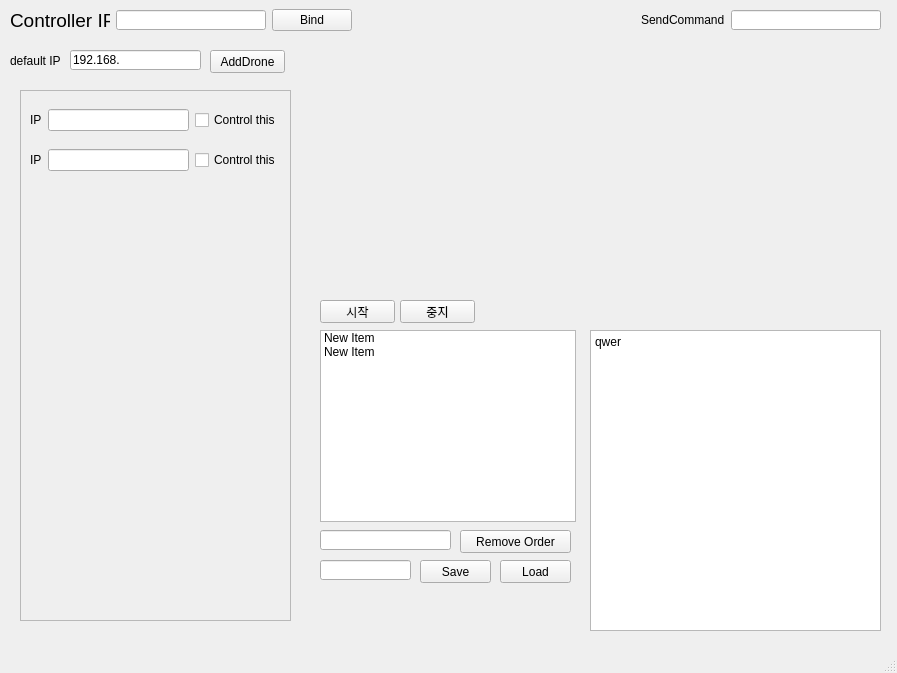
<?xml version="1.0" encoding="UTF-8"?>
<ui version="4.0">
 <class>MainWindow</class>
 <widget class="QMainWindow" name="MainWindow">
  <property name="geometry">
   <rect>
    <x>0</x>
    <y>0</y>
    <width>897</width>
    <height>673</height>
   </rect>
  </property>
  <property name="windowTitle">
   <string>MainWindow</string>
  </property>
  <widget class="QWidget" name="centralwidget">
   <widget class="QPushButton" name="Qt_AddDrone">
    <property name="geometry">
     <rect>
      <x>210</x>
      <y>50</y>
      <width>75</width>
      <height>23</height>
     </rect>
    </property>
    <property name="text">
     <string>AddDrone</string>
    </property>
   </widget>
   <widget class="QWidget" name="verticalLayoutWidget">
    <property name="geometry">
     <rect>
      <x>10</x>
      <y>80</y>
      <width>291</width>
      <height>551</height>
     </rect>
    </property>
    <layout class="QVBoxLayout" name="verticalLayout">
     <property name="sizeConstraint">
      <enum>QLayout::SetMaximumSize</enum>
     </property>
     <property name="leftMargin">
      <number>10</number>
     </property>
     <property name="topMargin">
      <number>10</number>
     </property>
     <property name="rightMargin">
      <number>10</number>
     </property>
     <property name="bottomMargin">
      <number>10</number>
     </property>
     <item>
      <widget class="QScrollArea" name="scrollArea">
       <property name="sizePolicy">
        <sizepolicy hsizetype="Expanding" vsizetype="Preferred">
         <horstretch>0</horstretch>
         <verstretch>0</verstretch>
        </sizepolicy>
       </property>
       <property name="widgetResizable">
        <bool>true</bool>
       </property>
       <widget class="QWidget" name="Qt_ControlDroneList">
        <property name="geometry">
         <rect>
          <x>0</x>
          <y>0</y>
          <width>269</width>
          <height>529</height>
         </rect>
        </property>
        <layout class="QVBoxLayout" name="verticalLayout_2">
         <property name="spacing">
          <number>0</number>
         </property>
         <item>
          <widget class="QWidget" name="Qt_ControlDroneInfo" native="true">
           <property name="sizePolicy">
            <sizepolicy hsizetype="Expanding" vsizetype="Expanding">
             <horstretch>0</horstretch>
             <verstretch>0</verstretch>
            </sizepolicy>
           </property>
           <property name="maximumSize">
            <size>
             <width>16777215</width>
             <height>40</height>
            </size>
           </property>
           <property name="baseSize">
            <size>
             <width>0</width>
             <height>0</height>
            </size>
           </property>
           <layout class="QHBoxLayout" name="horizontalLayout">
            <property name="spacing">
             <number>6</number>
            </property>
            <property name="leftMargin">
             <number>0</number>
            </property>
            <property name="topMargin">
             <number>0</number>
            </property>
            <property name="rightMargin">
             <number>0</number>
            </property>
            <property name="bottomMargin">
             <number>0</number>
            </property>
            <item>
             <widget class="QLabel" name="Qt_ipStatic">
              <property name="sizePolicy">
               <sizepolicy hsizetype="Preferred" vsizetype="Preferred">
                <horstretch>0</horstretch>
                <verstretch>0</verstretch>
               </sizepolicy>
              </property>
              <property name="text">
               <string>IP</string>
              </property>
             </widget>
            </item>
            <item>
             <widget class="QLineEdit" name="Qt_ipInput"/>
            </item>
            <item>
             <widget class="QCheckBox" name="Qt_bControl">
              <property name="text">
               <string>Control this</string>
              </property>
             </widget>
            </item>
           </layout>
          </widget>
         </item>
         <item>
          <widget class="QWidget" name="Qt_ControlDroneInfo_2" native="true">
           <property name="sizePolicy">
            <sizepolicy hsizetype="Expanding" vsizetype="Expanding">
             <horstretch>0</horstretch>
             <verstretch>0</verstretch>
            </sizepolicy>
           </property>
           <property name="maximumSize">
            <size>
             <width>16777215</width>
             <height>40</height>
            </size>
           </property>
           <property name="baseSize">
            <size>
             <width>0</width>
             <height>0</height>
            </size>
           </property>
           <layout class="QHBoxLayout" name="horizontalLayout_2">
            <property name="spacing">
             <number>6</number>
            </property>
            <property name="leftMargin">
             <number>0</number>
            </property>
            <property name="topMargin">
             <number>0</number>
            </property>
            <property name="rightMargin">
             <number>0</number>
            </property>
            <property name="bottomMargin">
             <number>0</number>
            </property>
            <item>
             <widget class="QLabel" name="Qt_ipStatic_2">
              <property name="sizePolicy">
               <sizepolicy hsizetype="Preferred" vsizetype="Preferred">
                <horstretch>0</horstretch>
                <verstretch>0</verstretch>
               </sizepolicy>
              </property>
              <property name="text">
               <string>IP</string>
              </property>
             </widget>
            </item>
            <item>
             <widget class="QLineEdit" name="Qt_ipInput_2"/>
            </item>
            <item>
             <widget class="QCheckBox" name="Qt_bControl_2">
              <property name="text">
               <string>Control this</string>
              </property>
             </widget>
            </item>
           </layout>
          </widget>
         </item>
         <item>
          <spacer name="verticalSpacer">
           <property name="orientation">
            <enum>Qt::Vertical</enum>
           </property>
           <property name="sizeHint" stdset="0">
            <size>
             <width>20</width>
             <height>40</height>
            </size>
           </property>
          </spacer>
         </item>
        </layout>
       </widget>
      </widget>
     </item>
    </layout>
   </widget>
   <widget class="QTextEdit" name="Qt_logTextBox">
    <property name="enabled">
     <bool>true</bool>
    </property>
    <property name="geometry">
     <rect>
      <x>590</x>
      <y>330</y>
      <width>291</width>
      <height>301</height>
     </rect>
    </property>
    <property name="readOnly">
     <bool>false</bool>
    </property>
    <property name="html">
     <string>&lt;!DOCTYPE HTML PUBLIC &quot;-//W3C//DTD HTML 4.0//EN&quot; &quot;http://www.w3.org/TR/REC-html40/strict.dtd&quot;&gt;
&lt;html&gt;&lt;head&gt;&lt;meta name=&quot;qrichtext&quot; content=&quot;1&quot; /&gt;&lt;style type=&quot;text/css&quot;&gt;
p, li { white-space: pre-wrap; }
&lt;/style&gt;&lt;/head&gt;&lt;body style=&quot; font-family:'Ubuntu'; font-size:11pt; font-weight:400; font-style:normal;&quot;&gt;
&lt;p style=&quot; margin-top:0px; margin-bottom:0px; margin-left:0px; margin-right:0px; -qt-block-indent:0; text-indent:0px;&quot;&gt;&lt;span style=&quot; font-family:'Gulim'; font-size:9pt;&quot;&gt;qwer&lt;/span&gt;&lt;/p&gt;&lt;/body&gt;&lt;/html&gt;</string>
    </property>
   </widget>
   <widget class="QWidget" name="horizontalLayoutWidget">
    <property name="geometry">
     <rect>
      <x>0</x>
      <y>0</y>
      <width>891</width>
      <height>41</height>
     </rect>
    </property>
    <layout class="QHBoxLayout" name="horizontalLayout_3">
     <property name="leftMargin">
      <number>10</number>
     </property>
     <property name="rightMargin">
      <number>10</number>
     </property>
     <item>
      <widget class="QLabel" name="Qt_ControllerIPStatic">
       <property name="enabled">
        <bool>true</bool>
       </property>
       <property name="maximumSize">
        <size>
         <width>100</width>
         <height>20</height>
        </size>
       </property>
       <property name="font">
        <font>
         <pointsize>14</pointsize>
        </font>
       </property>
       <property name="text">
        <string>Controller IP</string>
       </property>
      </widget>
     </item>
     <item>
      <widget class="QLineEdit" name="Qt_ControllerIPInput">
       <property name="maximumSize">
        <size>
         <width>150</width>
         <height>20</height>
        </size>
       </property>
      </widget>
     </item>
     <item>
      <widget class="QPushButton" name="Qt_Bind_IP">
       <property name="text">
        <string>Bind</string>
       </property>
      </widget>
     </item>
     <item>
      <spacer name="horizontalSpacer">
       <property name="orientation">
        <enum>Qt::Horizontal</enum>
       </property>
       <property name="sizeType">
        <enum>QSizePolicy::Expanding</enum>
       </property>
       <property name="sizeHint" stdset="0">
        <size>
         <width>80</width>
         <height>20</height>
        </size>
       </property>
      </spacer>
     </item>
     <item>
      <widget class="QLabel" name="Qt_DirectCommandStatic">
       <property name="enabled">
        <bool>true</bool>
       </property>
       <property name="maximumSize">
        <size>
         <width>100</width>
         <height>20</height>
        </size>
       </property>
       <property name="text">
        <string>SendCommand</string>
       </property>
      </widget>
     </item>
     <item>
      <widget class="QLineEdit" name="Qt_DirectCommandInput">
       <property name="maximumSize">
        <size>
         <width>150</width>
         <height>20</height>
        </size>
       </property>
      </widget>
     </item>
    </layout>
   </widget>
   <widget class="QLineEdit" name="Qt_DefaultIPInput">
    <property name="geometry">
     <rect>
      <x>70</x>
      <y>50</y>
      <width>131</width>
      <height>20</height>
     </rect>
    </property>
    <property name="text">
     <string>192.168.</string>
    </property>
   </widget>
   <widget class="QLabel" name="Qt_DefaultIPStatic">
    <property name="geometry">
     <rect>
      <x>10</x>
      <y>55</y>
      <width>56</width>
      <height>12</height>
     </rect>
    </property>
    <property name="text">
     <string>default IP</string>
    </property>
   </widget>
   <widget class="QPushButton" name="Qt_OrderStart">
    <property name="geometry">
     <rect>
      <x>320</x>
      <y>300</y>
      <width>75</width>
      <height>23</height>
     </rect>
    </property>
    <property name="text">
     <string>시작</string>
    </property>
   </widget>
   <widget class="QListWidget" name="Qt_OrderList">
    <property name="geometry">
     <rect>
      <x>320</x>
      <y>330</y>
      <width>256</width>
      <height>192</height>
     </rect>
    </property>
    <item>
     <property name="text">
      <string>New Item</string>
     </property>
    </item>
    <item>
     <property name="text">
      <string>New Item</string>
     </property>
    </item>
   </widget>
   <widget class="QPushButton" name="Qt_OrderStop">
    <property name="geometry">
     <rect>
      <x>400</x>
      <y>300</y>
      <width>75</width>
      <height>23</height>
     </rect>
    </property>
    <property name="text">
     <string>중지</string>
    </property>
   </widget>
   <widget class="QPushButton" name="Qt_RemoveOrder">
    <property name="geometry">
     <rect>
      <x>460</x>
      <y>530</y>
      <width>111</width>
      <height>23</height>
     </rect>
    </property>
    <property name="text">
     <string>Remove Order</string>
    </property>
   </widget>
   <widget class="QLineEdit" name="Qt_OrderInput">
    <property name="geometry">
     <rect>
      <x>320</x>
      <y>530</y>
      <width>131</width>
      <height>20</height>
     </rect>
    </property>
   </widget>
   <widget class="QPushButton" name="Qt_OrderSave">
    <property name="geometry">
     <rect>
      <x>420</x>
      <y>560</y>
      <width>71</width>
      <height>23</height>
     </rect>
    </property>
    <property name="text">
     <string>Save</string>
    </property>
   </widget>
   <widget class="QPushButton" name="Qt_OrderLoad">
    <property name="geometry">
     <rect>
      <x>500</x>
      <y>560</y>
      <width>71</width>
      <height>23</height>
     </rect>
    </property>
    <property name="text">
     <string>Load</string>
    </property>
   </widget>
   <widget class="QLineEdit" name="Qt_Filename">
    <property name="geometry">
     <rect>
      <x>320</x>
      <y>560</y>
      <width>91</width>
      <height>20</height>
     </rect>
    </property>
   </widget>
  </widget>
  <widget class="QMenuBar" name="menubar">
   <property name="geometry">
    <rect>
     <x>0</x>
     <y>0</y>
     <width>897</width>
     <height>31</height>
    </rect>
   </property>
  </widget>
  <widget class="QStatusBar" name="statusbar"/>
 </widget>
 <resources/>
 <connections/>
</ui>
